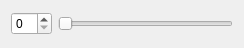
<?xml version="1.0" encoding="UTF-8"?>
<ui version="4.0">
 <class>Slider2</class>
 <widget class="QWidget" name="Slider2">
  <property name="geometry">
   <rect>
    <x>0</x>
    <y>0</y>
    <width>244</width>
    <height>48</height>
   </rect>
  </property>
  <property name="windowTitle">
   <string>Form</string>
  </property>
  <layout class="QHBoxLayout" name="horizontalLayout">
   <item>
    <widget class="QSpinBox" name="spinBox"/>
   </item>
   <item>
    <widget class="QSlider" name="horizontalSlider">
     <property name="orientation">
      <enum>Qt::Horizontal</enum>
     </property>
    </widget>
   </item>
  </layout>
 </widget>
 <resources/>
 <connections/>
</ui>
